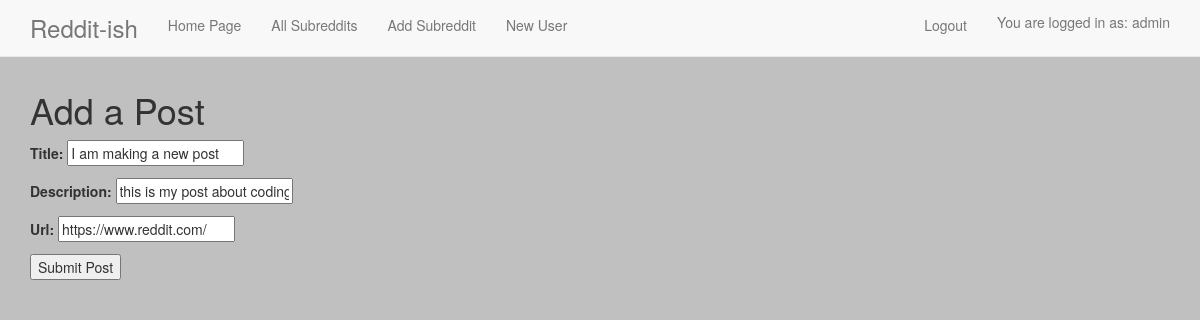
/post/57/update_post/ (signed in), run on the app's committed database.
### reddit_app/models.py (models this page shows, shortened)
class Post(models.Model):
    title = models.CharField(max_length=175)
    description = models.CharField(max_length=255)
    url = models.URLField(null=True, blank=True)
    creation_time = models.DateTimeField(auto_now_add=True)
    modification_time = models.DateTimeField(auto_now=True)
    subreddit = models.ForeignKey(Subreddit)
    user = models.ForeignKey(User)
    class Meta:
        ordering = ("-creation_time",)

### reddit_app/views.py (the view, shortened to what this page needs)
# urls.py: url(r'^post/(?P<pk>\d+)/update_post/$', PostUpdateView.as_view(), name='post_update_view'),
class PostUpdateView(UpdateView):
    model = Post
    fields = ('title', 'description', 'url')
    def get_queryset(self):
        return Post.objects.filter(user=self.request.user)

### templates/reddit_app/post_form.html (shortened to what this page needs)
{% extends 'base.html' %}
{% block content %}
    <h1>Add a Post</h1>
    <form class="" action="" method="post">
        {{ form.as_p }}
        <input type="submit" name="" value="Submit Post">
    </form>
{% endblock %}

### templates/base.html (shortened to what this page needs)
{% load staticfiles %}
<!DOCTYPE html>
<html>
    <head>
        <link rel="stylesheet" href="{% static 'css/bootstrap.css' %}" media="screen" title="no title">
    </head>
    <body>
            <nav class="navbar navbar-default navbar-fixed-top">
              <div class="container-fluid">
                <ul class='nav navbar-nav'>
                  <li><h3 class="pull-right navbar-text">Reddit-ish</h3></li>
                  <li><a href="{% url 'index_view' %}">Home Page</a></li>
                  <li><a href="{% url 'subreddit_view' %}">All Subreddits</a></li>
                  <li><a href="{% url 'subreddit_create_view' %}">Add Subreddit</a></li>
                  <li><a href="{% url 'user_create_view' %}">New User</a></li>
                </ul>
                <ul class="nav navbar-nav pull-right">
                {% if not request.user.is_authenticated %}
                  <li><a href="{% url 'login' %}">Login</a></li>
                {% else %}
                  <li><a href="{% url 'logout' %}?next={% url 'index_view' %}">Logout</a></li>
                  <li class="clearfix"><h5 class="pull-right navbar-text">You are logged in as: {{ request.user }}</h5></li>
                {% endif %}
              </ul>
              </div>
            </nav>
        <div class="container">
            {% block content %}
            {% endblock %}
        </div>
    </body>
</html>

### templates/base.html (style rules this page uses)
body { background-color: silver; padding-top: 70px; }

### data on the page
Post: title "I am making a new post", description "this is my post about coding", url "https://www.reddit.com/"

### other printed values
{{ request.user }} "admin"
